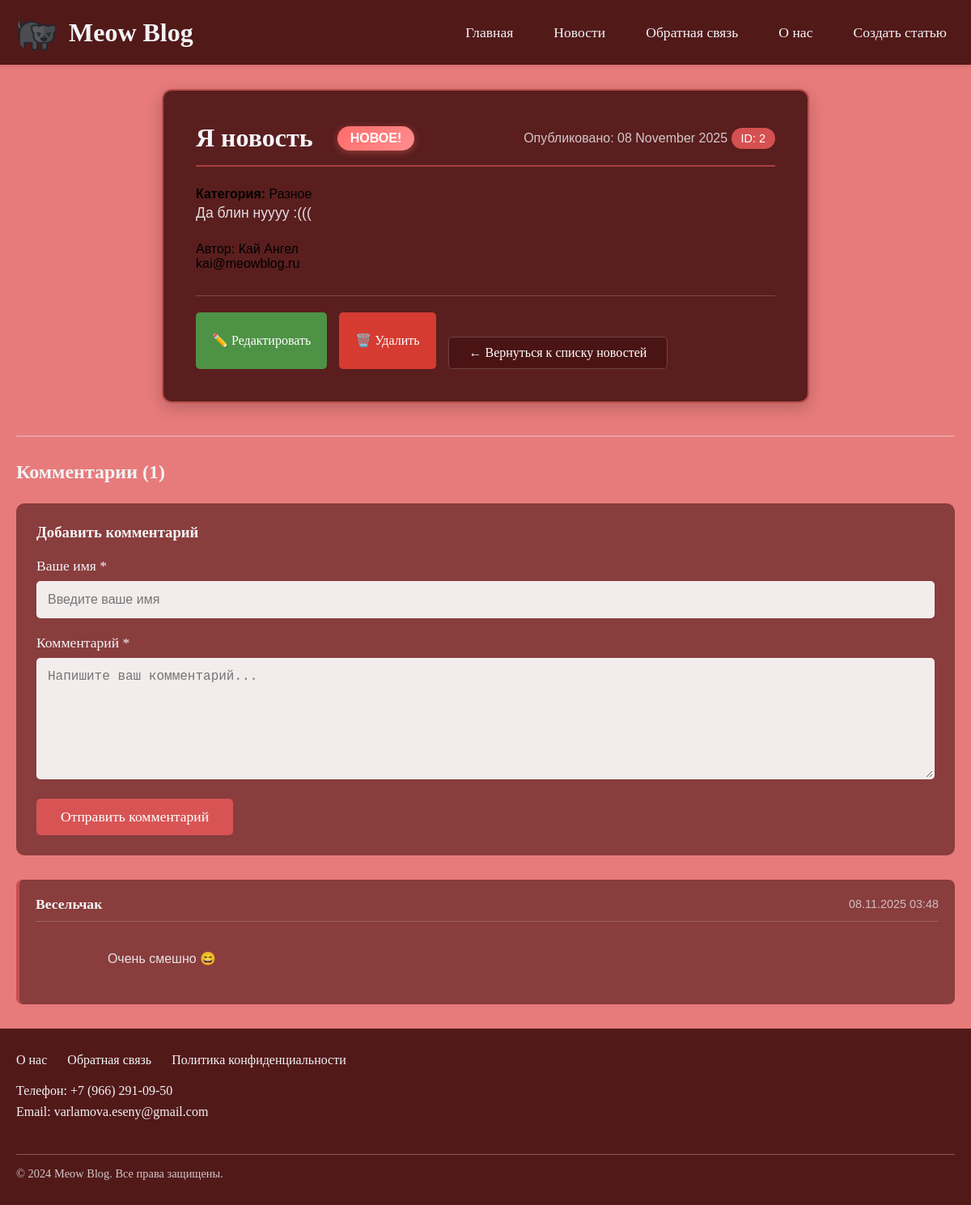
The page /news/2 on the database its author committed.
### main.py (models this page shows, shortened)
class Article(db.Model):
    __tablename__ = 'articles'
    id = db.Column(db.Integer, primary_key=True)
    title = db.Column(db.String(200), nullable=False)
    text = db.Column(db.Text, nullable=False)
    created_date = db.Column(db.DateTime, default=get_local_datetime)  # ИСПРАВЛЕНО: используем локальную функцию
    category = db.Column(db.String(50), nullable=False, default='Разное')
    excerpt = db.Column(db.Text)
    user_id = db.Column(db.Integer, db.ForeignKey('users.id'), nullable=False)
    comments = db.relationship('Comment', backref='article', lazy=True, cascade='all, delete-orphan')

class Comment(db.Model):
    __tablename__ = 'comments'
    id = db.Column(db.Integer, primary_key=True)
    text = db.Column(db.Text, nullable=False)
    date = db.Column(db.DateTime, default=get_local_datetime)  # ИСПРАВЛЕНО: используем локальную функцию
    author_name = db.Column(db.String(100), nullable=False)
    article_id = db.Column(db.Integer, db.ForeignKey('articles.id'), nullable=False)

### main.py (the view, shortened to what this page needs)
@app.route('/news/<int:id>', methods=['GET', 'POST'])
def news_article(id):
    article = Article.query.get(id)
    if article:
        author = next((author for author in AUTHORS if author['id'] == article.user_id), None)
        comments = Comment.query.filter_by(article_id=id).order_by(Comment.date.desc()).all()
        print(f"📝 Статья {id}: {len(comments)} комментариев")
        return render_template('news_article.html',
                               article=article_to_dict(article),
                               author=author,
                               comments=[comment_to_dict(comment) for comment in comments],
                               is_today_article=is_today_article,
                               current_date=date.today())

### main.py (called while the page is built)
def article_to_dict(article):
    return {
        'id': article.id,
        'title': article.title,
        'date': article.created_date.strftime('%d %B %Y'),
        'excerpt': article.excerpt or article.text[:100] + '...',
        'content': f'<p>{article.text}</p>',
        'author_id': article.user_id,
        'category': article.category
    }

def comment_to_dict(comment):
    return {
        'id': comment.id,
        'text': comment.text,
        'date': comment.date.strftime('%d.%m.%Y %H:%M'),
        'author_name': comment.author_name,
        'article_id': comment.article_id
    }

def is_today_article(article_date):
    try:
        if isinstance(article_date, str):
            article_datetime = datetime.strptime(article_date, '%d %B %Y')
            return article_datetime.date() == date.today()
        elif isinstance(article_date, datetime):
            return article_date.date() == date.today()
        return False
    except (ValueError, AttributeError) as e:
        print(f"Ошибка при проверке даты: {e}")
        return False

### templates/news_article.html (shortened to what this page needs)
{% extends "base.html" %}
{% block content %}
<div class="article-detail {% if is_today_article(article.date) %}today{% endif %}">
    <div class="article-header">
        <div class="article-title-wrapper">
            <h1>{{ article.title }}</h1>
            {% if is_today_article(article.date) %}
            <span class="new-badge new-badge-large">Новое!</span>
            {% endif %}
        </div>
        <div class="article-info">
            <span class="article-date {% if is_today_article(article.date) %}today{% endif %}">
                Опубликовано: {{ article.date }}
            </span>
            <span class="article-id">ID: {{ article.id }}</span>
        </div>
    </div>
    {% if article.category %}
    <div class="article-category">
        <strong>Категория:</strong> {{ article.category }}
    </div>
    {% endif %}
    <div class="article-content">
        {{ article.content|safe }}
    </div>
    {% if author %}
    <div class="article-author">
        <div class="author-info">
            <div class="author-name">Автор: {{ author.name }}</div>
            <div class="author-email">{{ author.email }}</div>
        </div>
    </div>
    {% endif %}
    <div class="article-actions">
        <a href="{{ url_for('edit_article', id=article.id) }}" class="edit-btn">✏️ Редактировать</a>
        <a href="{{ url_for('delete_article', id=article.id) }}" class="delete-btn"
           onclick="return confirm('Вы уверены, что хотите удалить эту статью?')">🗑️ Удалить</a>
        <a href="{{ url_for('news') }}" class="back-to-news">← Вернуться к списку новостей</a>
    </div>
</div>
<div class="comments-section">
    <h2>Комментарии ({{ comments|length }})</h2>
    <div class="comment-form">
        <h3>Добавить комментарий</h3>
        <form method="POST" action="{{ url_for('news_article', id=article.id) }}">
            <div class="form-group">
                <label for="author_name">Ваше имя *</label>
                <input type="text" id="author_name" name="author_name"
                       value="{{ author_name or '' }}"
                       placeholder="Введите ваше имя" required>
            </div>
            <div class="form-group">
                <label for="text">Комментарий *</label>
                <textarea id="text" name="text"
                          placeholder="Напишите ваш комментарий..."
                          rows="4" required>{{ text or '' }}</textarea>
            </div>
            <button type="submit" class="submit-btn">Отправить комментарий</button>
        </form>
    </div>
    <div class="comments-list">
        {% if comments %}
            {% for comment in comments %}
            <div class="comment-item">
                <div class="comment-header">
                    <strong class="comment-author">{{ comment.author_name }}</strong>
                    <span class="comment-date">{{ comment.date }}</span>
                </div>
                <div class="comment-text">
                    {{ comment.text }}
                </div>
            </div>
            {% endfor %}
        {% else %}
            <div class="no-comments">
                <p>Пока нет комментариев. Будьте первым!</p>
            </div>
        {% endif %}
    </div>
</div>
{% endblock %}

### rows shown on the page
Article: title "Я новость", category "Разное", content "Да блин нуууу :((("
Comment: author_name "Весельчак", date "08.11.2025 03:48", text "Очень смешно 😄"

### other values the page prints
{{ article.date }} "08 November 2025"
{{ article.id }} "2"
{{ author.name }} "Кай Ангел"
{{ author.email }} "kai@meowblog.ru"
{{ comments|length }} "1"
